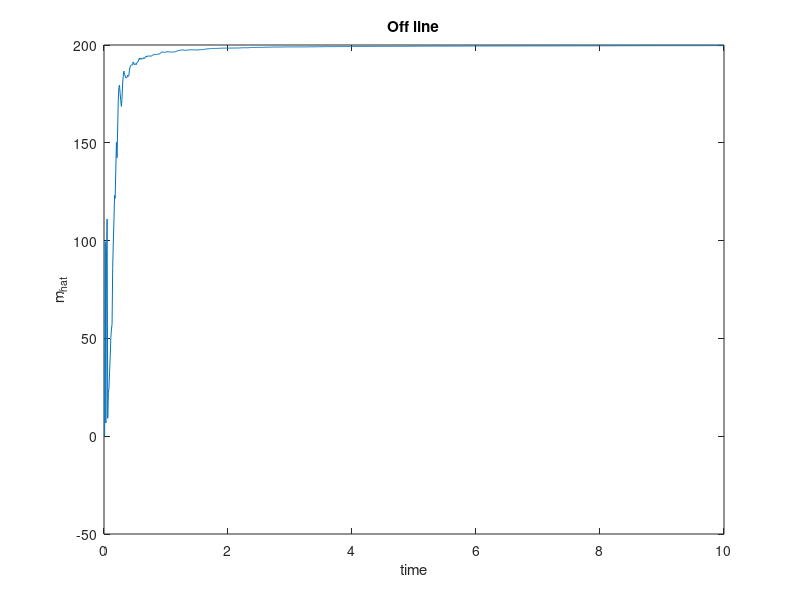

Recreate this plot in MATLAB.
clear;clc;

totaltime=10;
delta=0.01;
totalstep=totaltime/delta;

m=200;
m_hat=[0:1:totalstep-1]*0.000000000000001;
yarray=m_hat;
u=m_hat;
for i=1:totalstep
    disturbance=(-1+rand);%-0.2<d<0.2
    noise=(-1+rand);%-0.2<d<0.2
    
    num=delta*sum(yarray.*u);
    den=delta*sum(yarray.*yarray);
    m_hat(i)=num/den;
    u(i)=m_hat(i)*(yarray(i)+noise)+disturbance;
    
    yarray(i+1)=u(i)/m;
end;


m_error=(m-m_hat(1000));

plot([0:1:totalstep-1]*delta,m_hat);
title('Off line');
xlabel('time');
ylabel('m_h_a_t');
